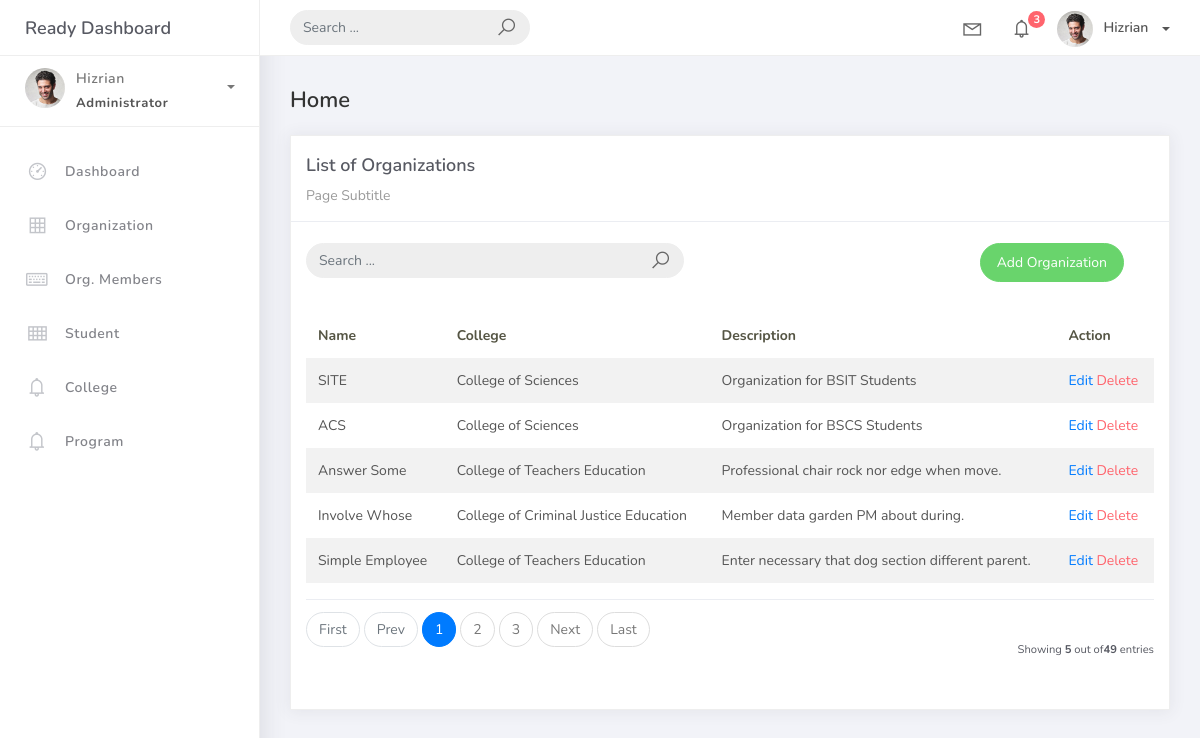
Before: /organization_list with the older database file.
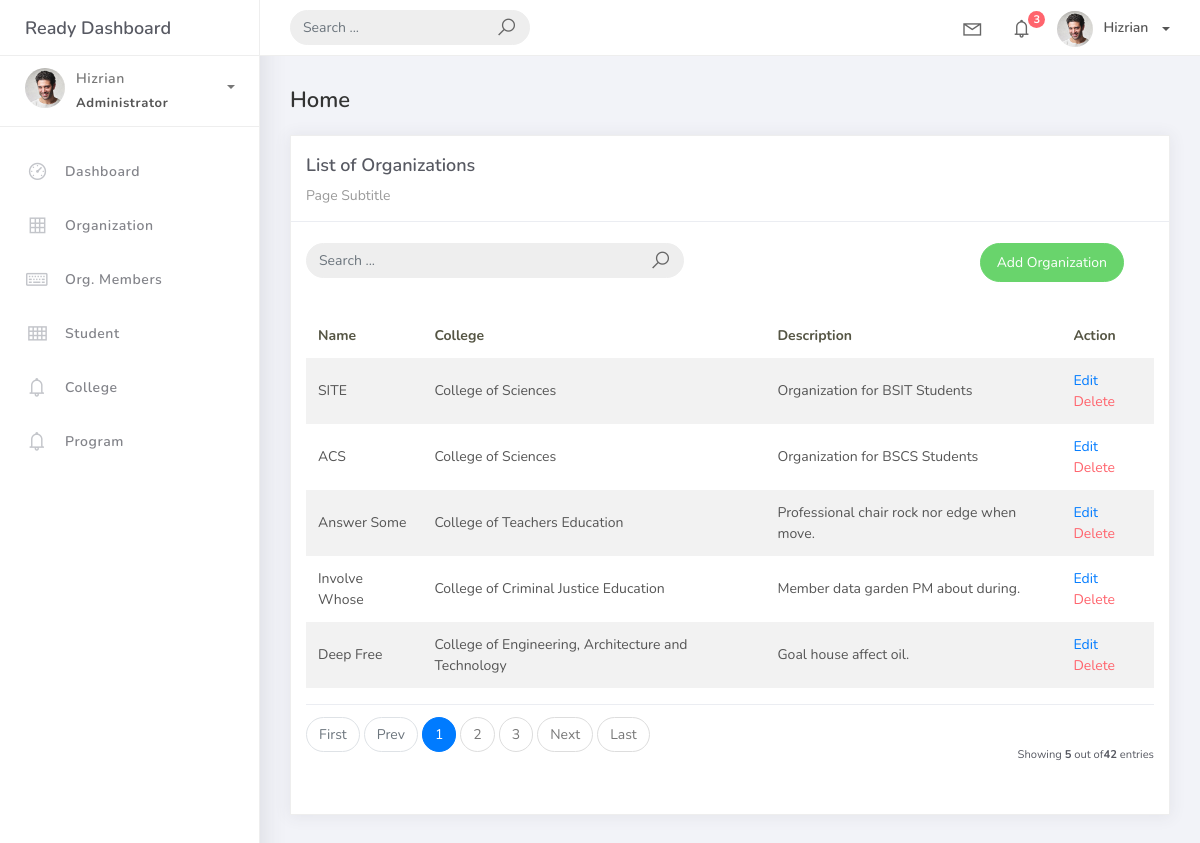
After: the same page with the newer database file.
### studentorg/models.py (models this page shows, shortened)
class BaseModel(models.Model):
    created_at = models.DateTimeField(auto_now_add=True, db_index=True)
    updated_at = models.DateTimeField(auto_now=True)
    class Meta:
        abstract = True

class Organization(BaseModel):
    name = models.CharField(max_length=150)
    college = models.ForeignKey(
        College, null=True, blank=True, on_delete=models.CASCADE)
    description = models. CharField(max_length=500)

class College(BaseModel):
    college_name = models.CharField(max_length=150)
    def __str__(self):
        return self.college_name

### studentorg/views.py (the view)
class OrganizationList(ListView):
    model = Organization
    context_object_name = 'organization'
    template_name = 'org_list.html'
    paginate_by = 5

### templates/org_list.html (shortened to what this page needs)
{% extends 'base.html' %} {% load static %} {% block content %}
<div class="content">
  <div class="container-fluid">
    <h4 class="page-title">Home</h4>
    <div class="row">
      <div class="col-md-12">
        <div class="card">
          <div class="card-header">
            <div class="card-title">List of Organizations</div>
            <div class="card-category">Page Subtitle</div>
          </div>
          <br />
          <div class="col-md-12 row">
            <div class="col-md-6">
              <form
                class="navbar-left navbar-form nav-search mr-md-3" action="">
                <div class="input-group">
                  <input
                    type="text" placeholder="Search ... " class="form-control"/>
                  <div class="input-group-append">
                    <span class="input-group-text">
                      <i class="la la-search search-icon"></i>
                    </span>
                  </div>
                </div>
              </form>
            </div>
            <div class="col-md-6">
              <div class="pull-right">
                <a
                  href="{% url 'organization-add' %}" class="btn btn-success btn-rounded" >Add Organization</a>
              </div>
            </div>
          </div>
          <div class="card-body">
            <table class="table table-striped mt-3">
              <thead>
                <tr>
                  <th scope="col">Name</th>
                  <th scope="col">College</th>
                  <th scope="col">Description</th>
                  <th scope="col">Action</th>
                </tr>
              </thead>
              <tbody>
                {% for object in object_list %}
                <tr>
                  <td>{{ object.name }}</td>
                  <td>{{ object.college }}</td>
                  <td>{{ object.description }}</td>
                  <td>
                    <a href="organization_list/{{ object.id }}">Edit</a>
                    <a href="organization_list/{{ object.id }}/delete" class="text-danger">Delete</a></td>
                </tr>
                {% endfor %}
              </tbody>
            </table>
            {% include 'includes/pagination.html' %}
          </div>
        </div>
      </div>
    </div>
  </div>
</div>
{% endblock %}

Changed rows visible on the page:
removed Organization: name "Simple Employee", college "College of Teachers Education", description "Enter necessary that dog section different parent."
now on this page (row unchanged): Organization: name "Deep Free", college "College of Engineering, Architecture and Technology", description "Goal house affect oil."
Other visible differences:
{{ paginator.count }}: "49" → "42"
